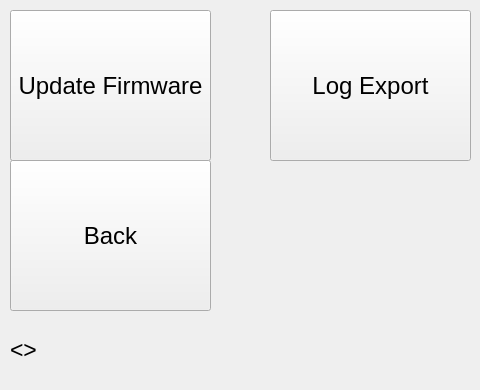
   <widget class="QWidget" name="systeminfo_page">
    <widget class="QPushButton" name="updatefirmware_page_btn">
     <property name="geometry">
      <rect>
       <x>10</x>
       <y>10</y>
       <width>201</width>
       <height>151</height>
      </rect>
     </property>
     <property name="font">
      <font>
       <family>Segoe UI</family>
       <pointsize>18</pointsize>
       <bold>false</bold>
      </font>
     </property>
     <property name="text">
      <string>Update Firmware</string>
     </property>
    </widget>
    <widget class="QPushButton" name="logexport_page_btn">
     <property name="geometry">
      <rect>
       <x>270</x>
       <y>10</y>
       <width>201</width>
       <height>151</height>
      </rect>
     </property>
     <property name="font">
      <font>
       <family>Segoe UI</family>
       <pointsize>18</pointsize>
       <bold>false</bold>
      </font>
     </property>
     <property name="text">
      <string>Log Export</string>
     </property>
    </widget>
    <widget class="QPushButton" name="systeminfo_back_btn">
     <property name="geometry">
      <rect>
       <x>10</x>
       <y>160</y>
       <width>201</width>
       <height>151</height>
      </rect>
     </property>
     <property name="font">
      <font>
       <family>Segoe UI</family>
       <pointsize>18</pointsize>
       <bold>false</bold>
      </font>
     </property>
     <property name="text">
      <string>Back</string>
     </property>
    </widget>
    <widget class="QLabel" name="systemversion_label">
     <property name="geometry">
      <rect>
       <x>10</x>
       <y>320</y>
       <width>451</width>
       <height>61</height>
      </rect>
     </property>
     <property name="font">
      <font>
       <family>Segoe UI</family>
       <pointsize>17</pointsize>
       <bold>false</bold>
      </font>
     </property>
     <property name="text">
      <string>&lt;&lt;System Version&gt;&gt;</string>
     </property>
    </widget>
   </widget>
